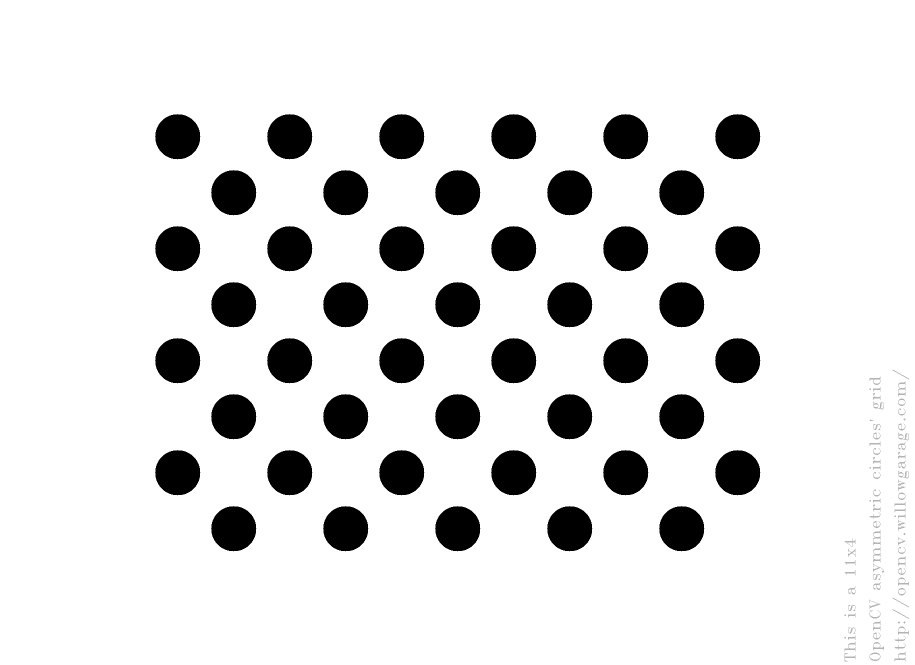
#> input picture calibration/acircles_pattern.png, 1830 x 1330 px, given in place of 20161216_095355.nvenc-slow-yuv420-gray.mp4, which was not available (shown at 1/2 size)
$ jupyter execute --allow-errors barcode_tracker_locust.ipynb   (shell and % lines are left out)   (Python 2 division)   (older library calls are emulated)
#> lines starting #> are read from the running program, lines starting #| are printed output that depends on the picture; after the words box and inside, x2 and y2 are one past the last pixel; in counts of white or black regions, pixels touching at a corner belong together; pictures that were not available may be replaced by others from this repository, and a replacement may not be noted
[cell 1]
# -*- coding: utf-8 -*-

import cv2
import numpy as np
import matplotlib.pyplot as plt
import seaborn as sns
import pandas as pd
import datetime as dt
from scipy.spatial import distance as dist
from pinpoint import TagList
from scipy.ndimage import rotate as rotate_image
import glob
import os
sns.set_style('ticks')
cv2.setNumThreads(0)

[cell 2]
import pickle
import glob

# [159 lines left out: functions calibrate_camera_still, undistort_image, save_calib, not called in this run]

def load_calib(filename):
	""" Loads calibration parameters from '.pkl' file.

		Parameters
		----------
		filename : str8
			Path to load file, must be '.pkl' extension

		Returns
		-------
		calib_params : dict
			Parameters for undistorting images.

	"""
	# read python dict back from the file

	pkl_file = open(filename, 'rb')

	try:
		calib_params = pickle.load(pkl_file)
	except:
		raise IOError("File must be '.pkl' extension")

	pkl_file.close()

	return calib_params

[cell 3]
# [34 lines left out: function add_border, not called in this run]

#> (a cell that did not finish here is left out)

#> (a cell that did not finish here is left out)

#> (a cell that did not finish here is left out)

#> (a cell that did not finish here is left out)

[cell 8]
#IDs = [[i,i,i,i] for i in range(master_list.shape[0])]#tags.id_list

#> (a cell that did not finish here is left out)

#> (a cell that did not finish here is left out)

#> (a cell that did not finish here is left out)

#> (a cell that did not finish here is left out)

[cell 13]
barcode_size = (7,7)
barcodes = []
#> (the rest of this cell did not finish here and is left out)

[cell 14]
# [181 lines left out: functions crop, distance, order_points, corr2_coeff, unit_vector, angle and 3 more, not called in this run]

[cell 15]
cv2.setNumThreads(0)
# [10 lines of commented-out code are left out]
cap = cv2.VideoCapture("/media/jake/Samsung T3/20161216_095355.nvenc-slow-yuv420-gray.mp4")


#cap.set(cv2.CAP_PROP_POS_FRAMES,0)
cap.set(cv2.CAP_PROP_POS_MSEC,0)


data_output = '20161216_095355.nvenc-slow-yuv420-gray.mp4.csv'

savefile = open(data_output,"w+")

write_str = "msec" + "," + "frame_number" + "," + "id" + "," + "id_prob" + "," + "x" + "," + "y" + "," + "orientation" + "," + "tlx" + "," + "tly" + "," + "trx" + "," + "try" + "," + "brx" + "," + "bry" + "," + "blx" + "," + "bly" + "," + "area" + "," + "perimeter" + "\n"

savefile.write(write_str)

pt1 = (200,200)
pt2 = (1720,1080)
pt1 = (0,0)
pt2 = (1920,1080)


n_frames = 0

best_values = []
angle_list = []
area_list = []
peri_list = []
periratio_list = []
periarea_list = []
ID_list = []
#approx_list = []
matched_list = []
# Define the codec and create VideoWriter object
fourcc = cv2.VideoWriter_fourcc('A','V','C','1')
#out = cv2.VideoWriter('output.mp4',fourcc, 90.0, (2037, 2036), True)
#out = cv2.VideoWriter('output.mp4',fourcc, 90.0, (2160, 2160), True)
out = cv2.VideoWriter('output.mp4',fourcc, 90.0, (300, 300), True)

out.set(cv2.VIDEOWRITER_PROP_QUALITY, 100)
t0 = dt.datetime.now()
cv2.namedWindow("Video")
#cv2.namedWindow("thresh")
font = cv2.FONT_HERSHEY_SIMPLEX

flat_len = barcode_size[0]*barcode_size[1]

maxSide = 100
length = maxSide - 1

dst = np.array([
            [0, 0],
            [length, 0],
            [length, length],
            [0, length]], dtype = "float32")

mask = np.zeros((2036,2037,3)).astype(np.uint8)
_ = cv2.circle(mask, ((mask.shape[0]/2)-10, (mask.shape[1]/2)-10), 1000, (255,255,255), -1)
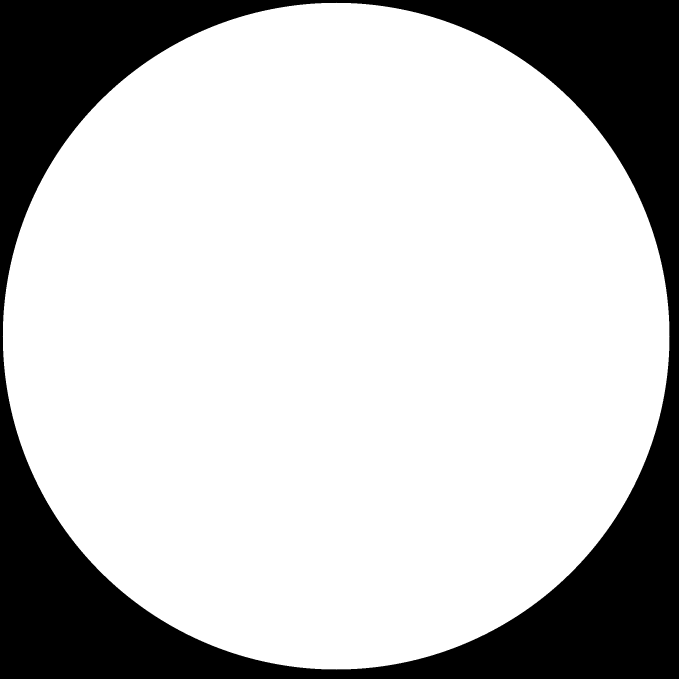
#> mask: shape (2036, 2037, 3) (shown at 1/3 size); 75.7% white; 1 black region, box (x1, y1, x2, y2) and area: (0, 0, 2037, 2036) 1005783
_ = cv2.circle(mask, ((mask.shape[0]/2)-20, (mask.shape[1]/2)+10), 350, (0,0,0), -1)
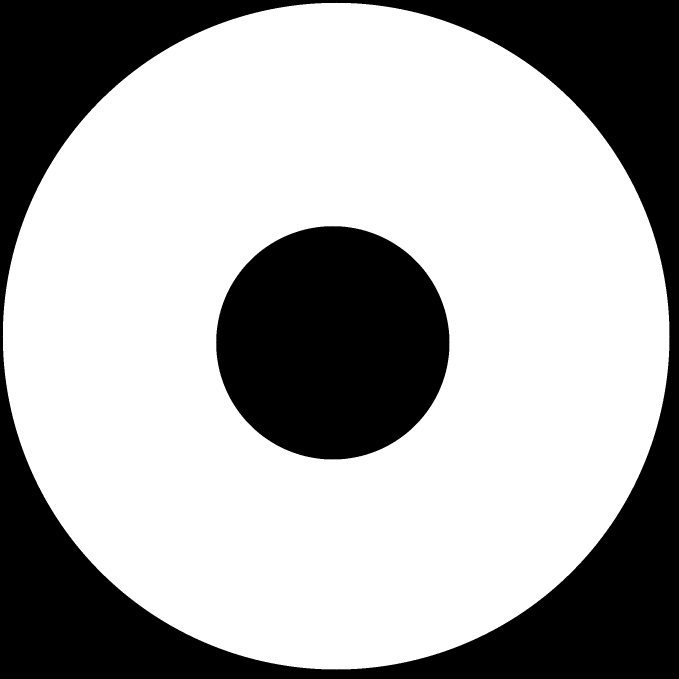
#> mask: shape (2036, 2037, 3) (shown at 1/3 size); 66.5% white; 2 black regions, box (x1, y1, x2, y2) and area: (0, 0, 2037, 2036) 1005783, (648, 678, 1349, 1379) 384765
#> further down, image is the input picture: shape (1330, 1830, 3); min 0, max 255, mean 225.5

#> (a cell that did not finish here is left out)

#> (a cell that did not finish here is left out)

[cell 18]
mask = np.zeros((2036,2037,3)).astype(np.uint8)
cv2.circle(mask, (mask.shape[0]/2, mask.shape[1]/2), 900, (0,255,0), 200)
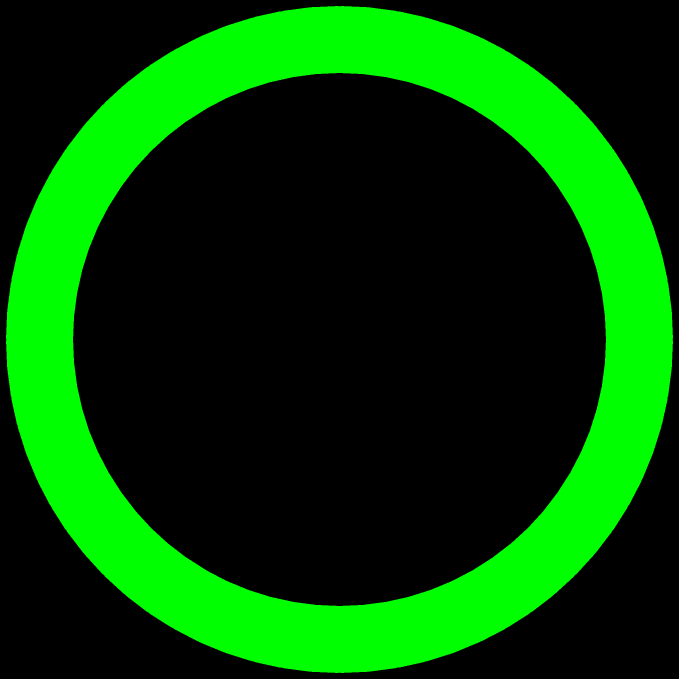
#> mask: shape (2036, 2037, 3) (shown at 1/3 size); mean of channels 0, 1, 2 0, 69.8, 0; drawn as B, G, R
plt.figure(figsize = (10,10))
plt.imshow(mask)
plt.show()
